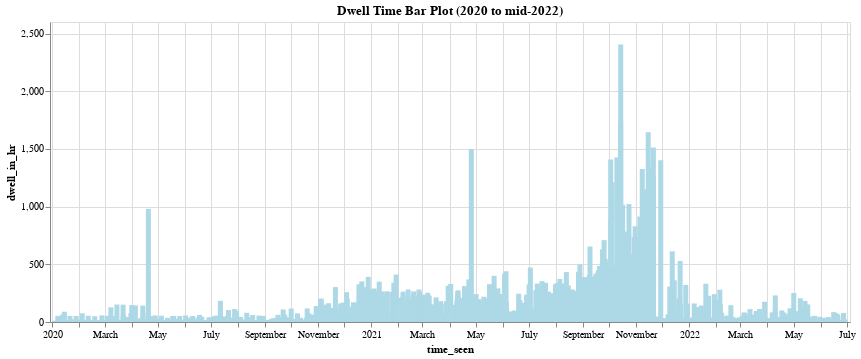

Notebook source saved alongside this figure:
### Markdown cell above
This is eye-catching for the significant underestimating of dwell time in the period of Oct to Dec 2021.  
We’ll take a look at the dwell time across the whole data set (both training and test) to see any special thing for this period.

### Code cell
# Create a bar plot for dwell time across the whole data set (both training and test)
alt.Chart(data=df_vessel).mark_bar(color='lightblue').encode(
    #alt.X('dwell_in_hr:Q', bin=alt.Bin(binned=True)),
    x=alt.X('time_seen:T'),
    #extent=[0, 500]
    #y=alt.Y('max(predict_error):Q'),
    y=alt.Y('dwell_in_hr:Q'),
    tooltip=[
        'time_seen:T',
        'vessel_name:N',
        'target_terminal:N'
    ]
).properties(
    width=800,
    height=300,
    title='Dwell Time Bar Plot (2020 to mid-2022)'
)#.interactive()

### Figure 1 — Vega-Lite specification as saved in the notebook (floating-point values rounded to 4 significant figures; data arrays with more than 128 entries replaced by an {"elided": "..."} marker saying what was removed)
{"config": {"view": {"continuousWidth": 400, "continuousHeight": 300}}, "data": {"name": "data-05da731502eb751ea03674f4887c837a"}, "mark": {"type": "bar", "color": "lightblue"}, "encoding": {"tooltip": [{"field": "time_seen", "type": "temporal"}, {"field": "vessel_name", "type": "nominal"}, {"field": "target_terminal", "type": "nominal"}], "x": {"field": "time_seen", "type": "temporal"}, "y": {"field": "dwell_in_hr", "type": "quantitative"}}, "height": 300, "title": "Dwell Time Bar Plot (2020 to mid-2022)", "width": 800, "$schema": "https://vega.github.io/schema/vega-lite/v4.17.0.json", "datasets": {"data-05da731502eb751ea03674f4887c837a": {"elided": "1634 records"}}}
